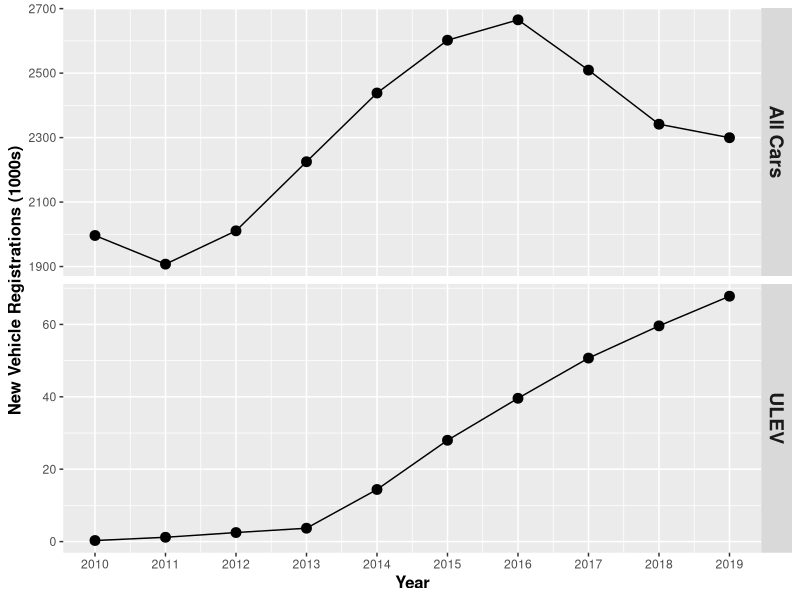
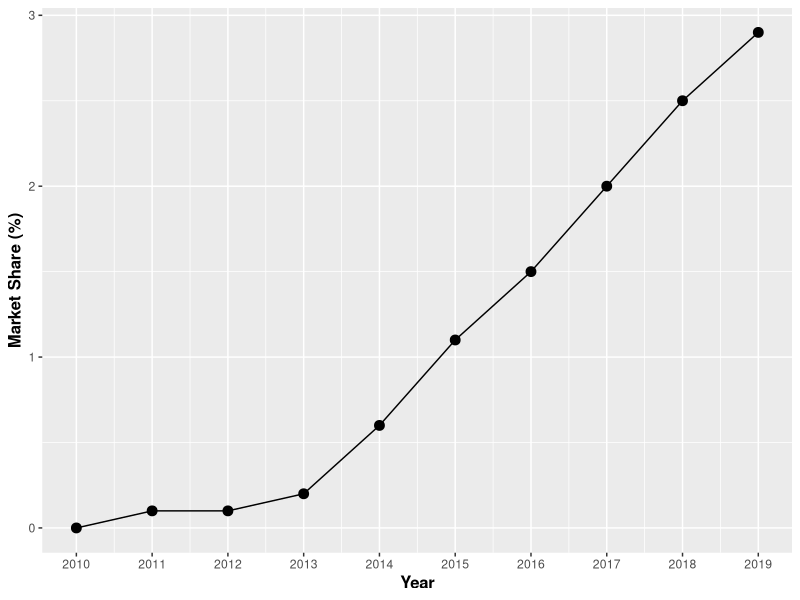

Source code (R) for these figures, in order:
#figure 1, EV uptake over the entire country

#data is taken from
#veh0150 "Vehicles registered for the first time by body type"
#
#december 2018 EV registrations from SMMT (which gives data for all 2018)
#https://www.smmt.co.uk/2019/01/december-ev-registrations-2/
#
#october 2019 EV registrations taken from
#https://www.smmt.co.uk/vehicle-data/car-registrations/
#but this is likely a live page and will probabably change


library(ggplot2)
library(dplyr)
library(tidyr)

#Veh-150 data


cars<-data.frame(all_cars=c(1996.3,1907.4,2010.8,2225.1,2438.3,2602.1,2665.3,2509.3,2341.5),
                 year=2010:2018,
                 ulev=c(0.3,1.2,2.5,3.7,14.4,28.0,39.6,50.7,59.6))

ulev_up_to_october<-28259+25892
allcars_up_to_october<-2005522

ulev_up_to_october_2018<-12555+35317
allcars_up_to_october_2018<-2064419

ulev_2018<-44437+15474
allcars_2018<-2367147

#in 2018 up to october data represented:
#87% of all cars sold
car_scale_2019<-allcars_up_to_october_2018/allcars_2018
#and 80% of all ULEVs sold
ulev_scale_2019<-ulev_up_to_october_2018/ulev_2018

#these factors will be used to scale the 2019 up to october data into predicted 2019 data
ulev_2019<-ulev_up_to_october/ulev_scale_2019
allcars_2019<-allcars_up_to_october/car_scale_2019

cars<-rbind(cars,c(allcars_2019/1000,2019,ulev_2019/1000))

cars<-cars%>%mutate(all_cars=round(all_cars,1),ulev=round(ulev,1))%>%
  mutate(market_share=round(100*ulev/all_cars,1))


labels<-c(ulev="ULEV",all_cars="All Cars",market_share="Market Share %")
p<-cars%>%pivot_longer(cols=c(all_cars,ulev,market_share))%>%
  filter(name!="market_share")%>%
  ggplot(aes(x=year,y=value))+geom_point(size=3)+geom_line()+
  facet_grid(rows=vars(name),scales="free_y",
             labeller = labeller(name=labels))+
  labs(y="New Vehicle Registrations (1000s)",
       x="Year")+
  theme(strip.text.y = element_text(size=14, face="bold"),
        axis.title = element_text(size=12,face="bold"))+
  scale_x_continuous(breaks=2010:2019)
     
plot(p)


p<-cars%>%pivot_longer(cols=c(all_cars,ulev,market_share))%>%
  filter(name=="market_share")%>%
  ggplot(aes(x=year,y=value))+geom_point(size=3)+geom_line()+
  labs(y="Market Share (%)",
       x="Year")+
  theme(strip.text.y = element_text(size=14, face="bold"),
        axis.title = element_text(size=12,face="bold"))+
  scale_x_continuous(breaks=2010:2019)

plot(p)






